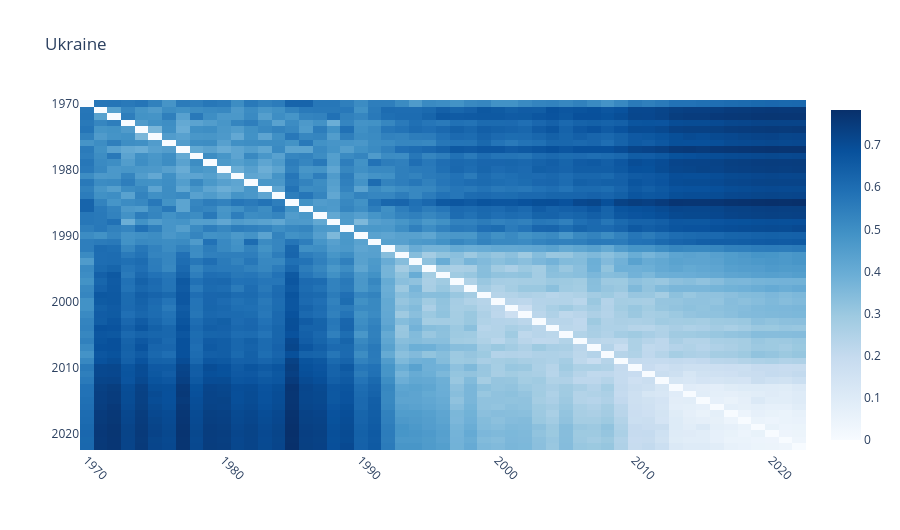

Source (notebook cell):
### Code cell
uf.plotly_heatmap(
    df_dist,
    x_labels=df_dist.columns,
    y_labels=df_dist.index,
    colorscale="non-symmetric",
    line_height=10,
    title=uf.id2name_country[country],
    # z_min=0,
    # z_max=1,
)

### Figure 1 — Plotly figure (JSON) as saved in the notebook; plotly's stock layout.template omitted (floating-point values rounded to 4 significant figures; data arrays with more than 128 entries replaced by an {"elided": "..."} marker saying what was removed)
{"data": [{"colorscale": [[0.0, "rgb(247,251,255)"], [0.125, "rgb(222,235,247)"], [0.25, "rgb(198,219,239)"], [0.375, "rgb(158,202,225)"], [0.5, "rgb(107,174,214)"], [0.625, "rgb(66,146,198)"], [0.75, "rgb(33,113,181)"], [0.875, "rgb(8,81,156)"], [1.0, "rgb(8,48,107)"]], "customdata": {"elided": "53x53x2 int values"}, "hovertemplate": "<b>X: </b>%{customdata[0]}<br><b>Y: </b>%{customdata[1]}<br><b>Z: </b> %{z:.3f}<br><extra></extra>", "x": [1970, 1971, 1972, 1973, 1974, 1975, 1976, 1977, 1978, 1979, 1980, 1981, 1982, 1983, 1984, 1985, 1986, 1987, 1988, 1989, 1990, 1991, 1992, 1993, 1994, 1995, 1996, 1997, 1998, 1999, 2000, 2001, 2002, 2003, 2004, 2005, 2006, 2007, 2008, 2009, 2010, 2011, 2012, 2013, 2014, 2015, 2016, 2017, 2018, 2019, 2020, 2021, 2022], "y": [1970, 1971, 1972, 1973, 1974, 1975, 1976, 1977, 1978, 1979, 1980, 1981, 1982, 1983, 1984, 1985, 1986, 1987, 1988, 1989, 1990, 1991, 1992, 1993, 1994, 1995, 1996, 1997, 1998, 1999, 2000, 2001, 2002, 2003, 2004, 2005, 2006, 2007, 2008, 2009, 2010, 2011, 2012, 2013, 2014, 2015, 2016, 2017, 2018, 2019, 2020, 2021, 2022], "z": {"elided": "53x53 float values"}, "type": "heatmap"}], "layout": {"xaxis": {"tickangle": 45, "automargin": true}, "yaxis": {"autorange": "reversed", "automargin": true}, "title": {"text": "Ukraine"}, "height": 530}}
